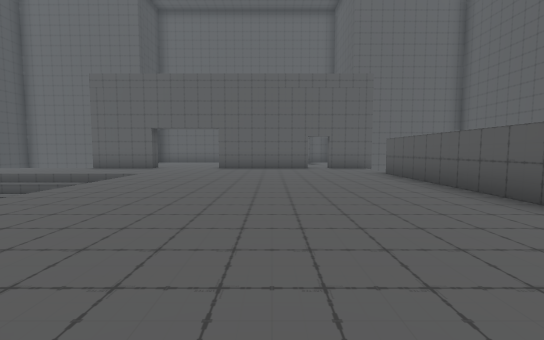
View 1 (above)

18 first-person views from a walk through a scene from a Unity 3-D project. The camera is 1.3 m above the floor, tilts 4° down and sees 90° across. The floor is counted in squares, 2 m on a side. Each view is taken from the middle of a square. On the plan, view 1 faces up. The plan holds only what a view shows up to about 9 squares ahead; the rest is blank. The place goes on beyond the plan. The player character is not drawn. Some animated figures are not drawn.

View 2
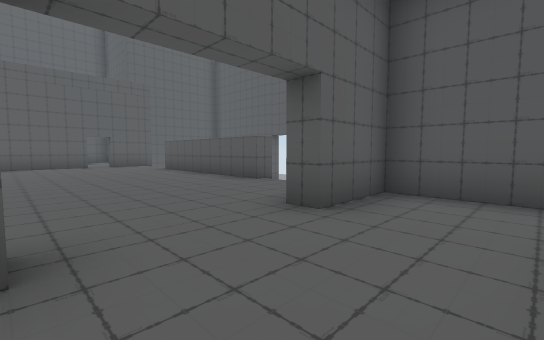

View 3
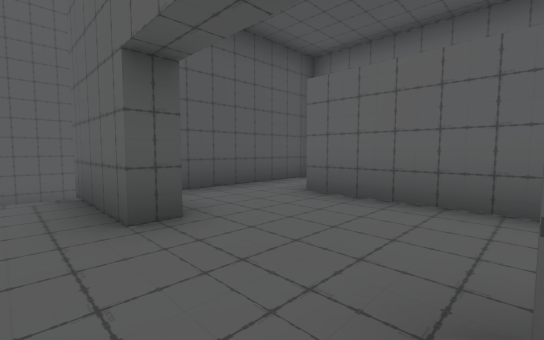

View 4
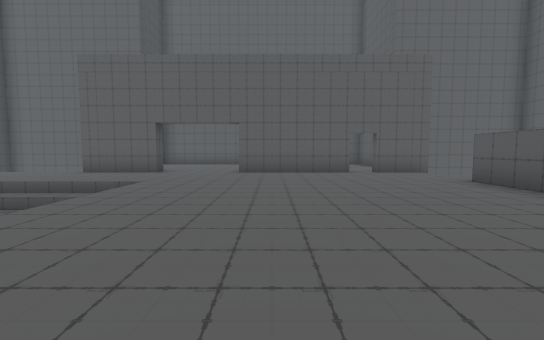

View 5
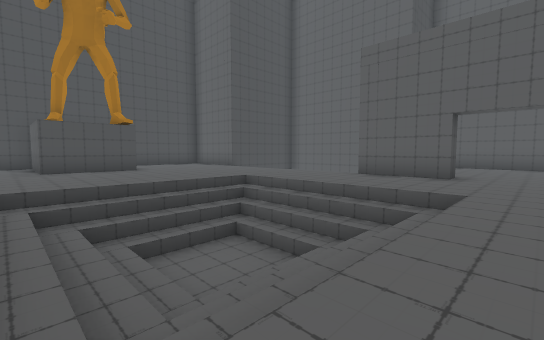

View 6
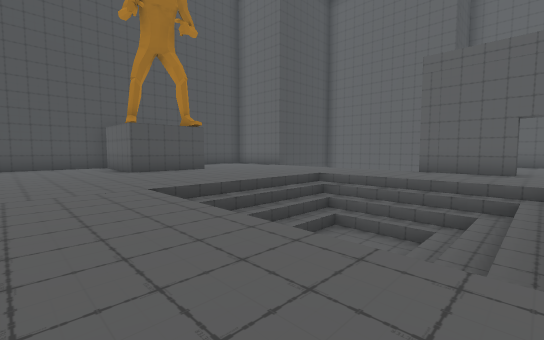

View 7
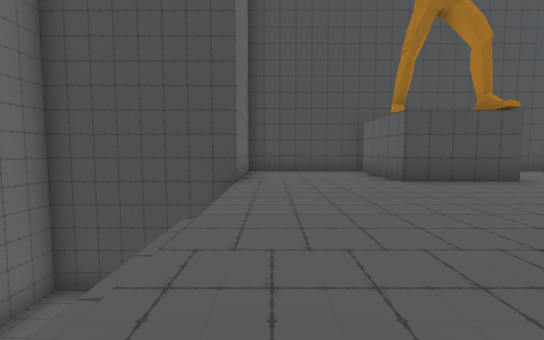

View 8
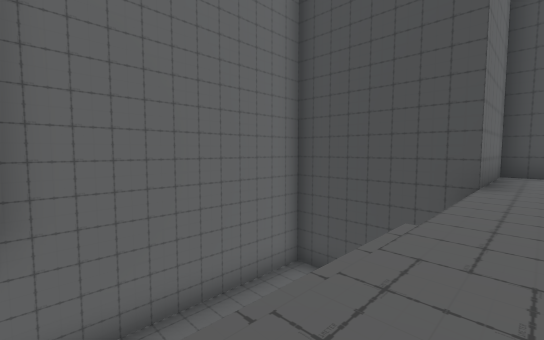

View 9
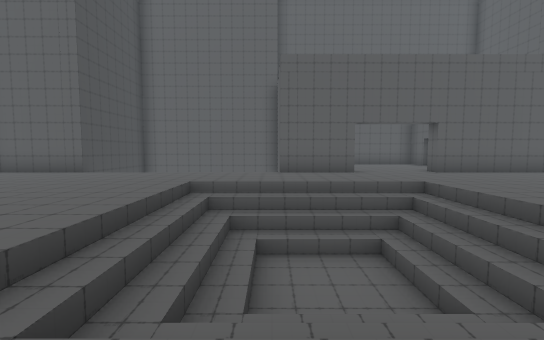

View 10
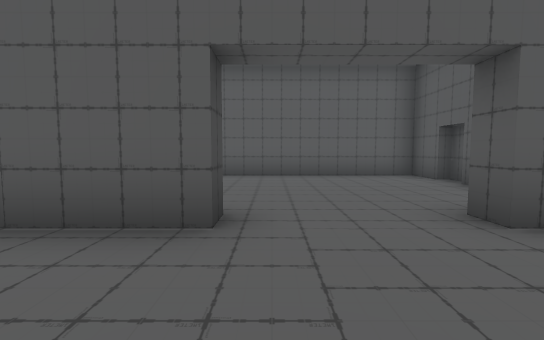

View 11
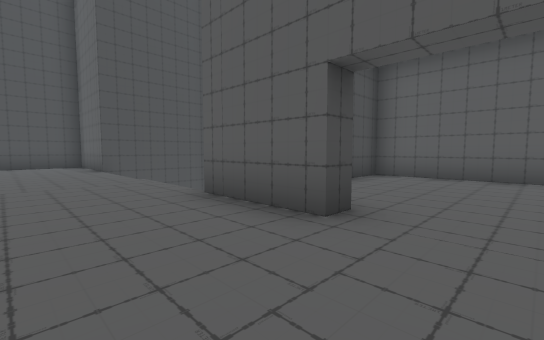

View 12
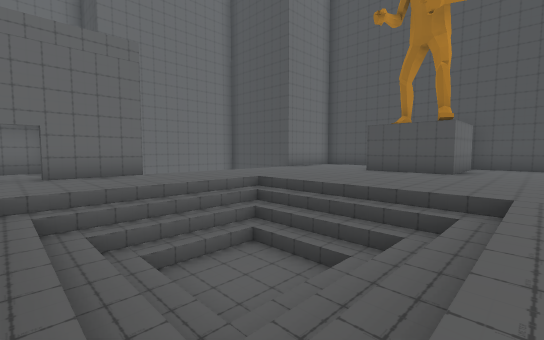

View 13
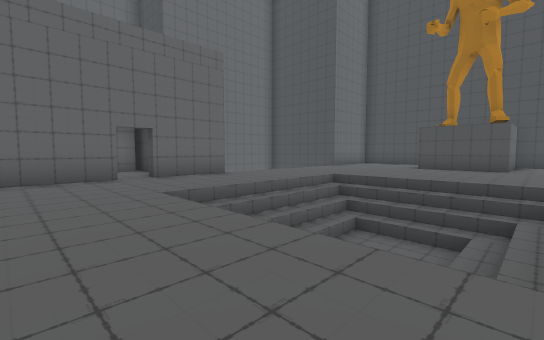

View 14
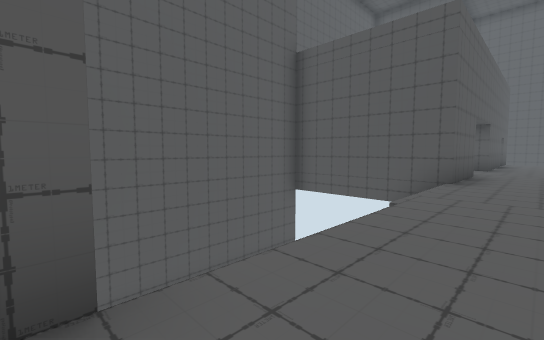

View 15
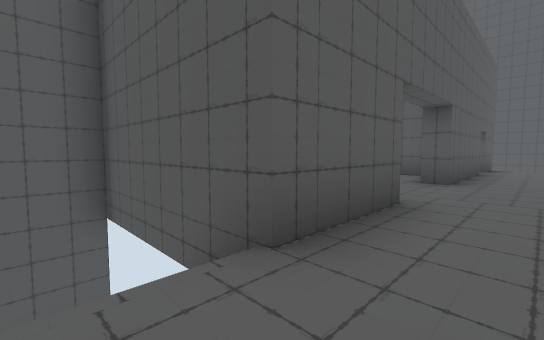

View 16
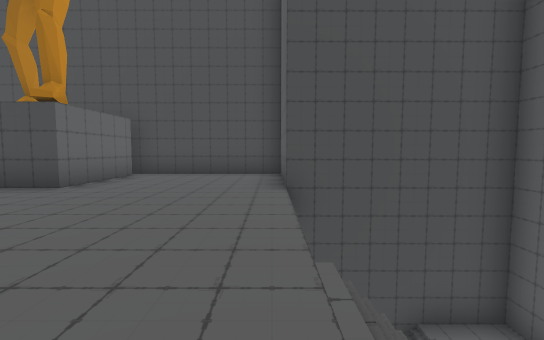

View 17
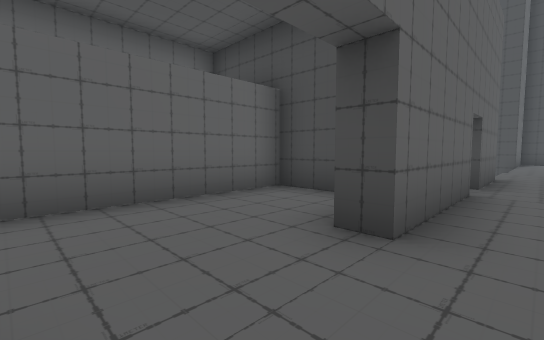

View 18
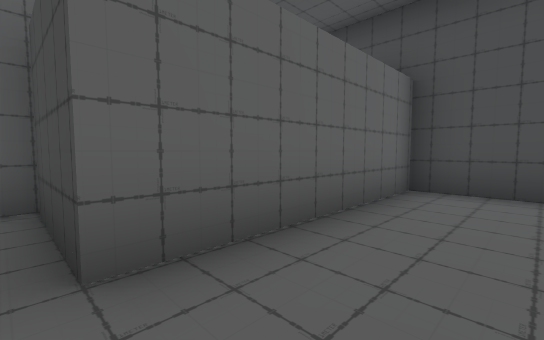

### Floor plan
Key: @ floor where view 1 was taken; # wall or solid block; x gap in a wall; . main floor; - floor 0.5 m lower than the main floor; _ floor 1 m lower than the main floor; < floor 2 m lower than the main floor; ( floor 4.75 m lower than the main floor; ! floor 5 m lower than the main floor; / step, stairs or slope.
Columns run from 16 left of view 1 to 9 right of it. Each row starts with its distance up from view 1.
 16          ########
 15    #######......#
 14    #!     #.....#
 13    #!     #.....#
 12    #     /#.....#
 11 ####     /#.....#
 10 #.........##...###.##
  9 #...................
  8 #...................
  7 #......._////.......#
  6 ####..../<<//.......#
  5 ####..../<<//.......#
  4 ####..../////.......#
  3 #.......////-.......#
  2 #...................
  1 #...................     #
  0 ####// ///##.###@.##     #
 -1    #      #..#.....##    #
 -2    #      #..#......#
 -3    #((((  ########..#
 -4    ######x       #..#
 -5                  ####

Positions as (right, up) in squares from view 1, and headings:
1: (0, 0), facing up
2: (-1, -2), facing up-right
3: (-1, 1), facing down-right
4: (-1, 2), facing up
5: (-3, 3), facing up-left
6: (-4, 1), facing up-left
7: (-7, 1), facing left
8: (-7, 1), facing down-left
9: (-7, 2), facing up
10: (-4, 8), facing up
11: (-3, 8), facing up-left
12: (-4, 8), facing down-left
13: (-2, 7), facing down-left
14: (-13, 9), facing up-right
15: (-8, 9), facing up-right
16: (-8, 10), facing left
17: (1, 1), facing down-left
18: (2, -1), facing down-left
